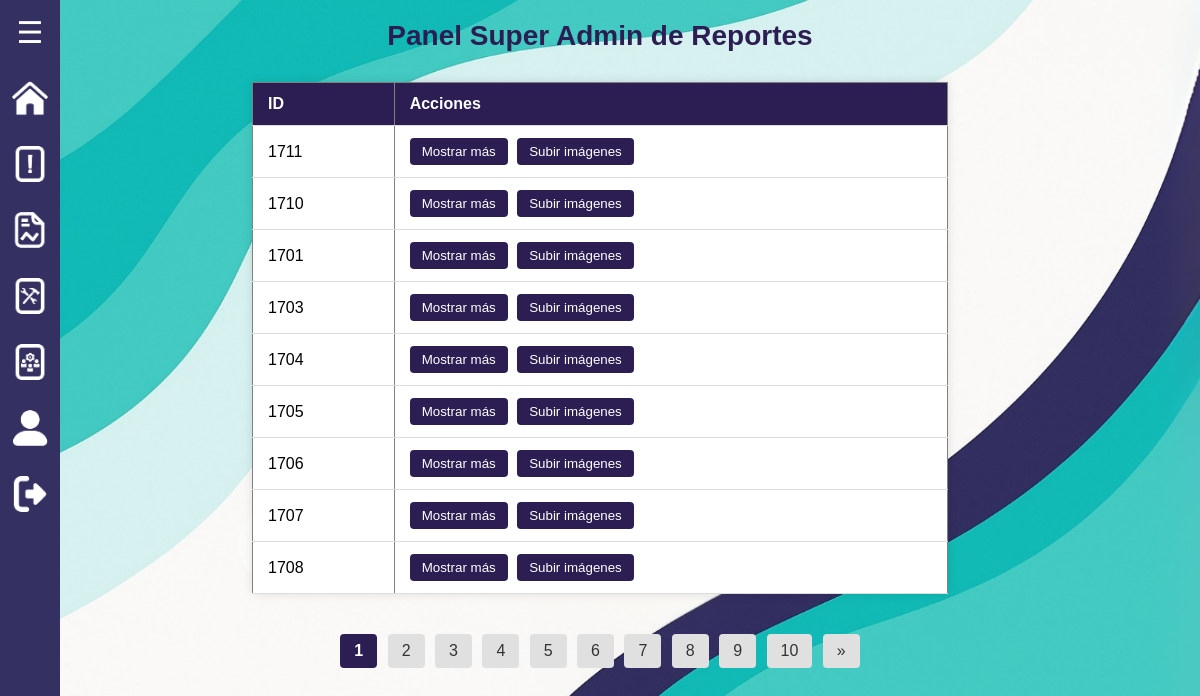
/roles/administrador_reportes/super_admin.php (signed in), run on the app's committed database.
### tables this page shows
CREATE TABLE `reportes` (
  `id` int(11) NOT NULL,
  `usuario_id` int(11) NOT NULL,
  `piso` int(11) NOT NULL,
  `habitacion` varchar(10) DEFAULT NULL,
  `reporte` text NOT NULL,
  `tipo_dano` varchar(255) NOT NULL,
  `fecha` timestamp NOT NULL DEFAULT current_timestamp(),
  `estado` varchar(50) DEFAULT 'Ingresada',
  `respuesta` text DEFAULT NULL,
  `fecha_creacion` datetime DEFAULT current_timestamp(),
  `fecha_respuesta` datetime DEFAULT NULL,
  `imagen_antes` longblob DEFAULT NULL,
  `imagen_despues` longblob DEFAULT NULL,
  `respondido_por` int(11) DEFAULT NULL
);

### roles/administrador_reportes/super_admin.php (the view, shortened to what this page needs)
<?php
require '../../php/conexion_be.php';
$porPagina = 9;
$pagina = isset($_GET['pagina']) ? (int)$_GET['pagina'] : 1;
$inicio = ($pagina - 1) * $porPagina;
$total = $conexion->query("SELECT COUNT(*) as total FROM reportes")->fetch_assoc()['total'];
$paginasTotales = ceil($total / $porPagina);
$resultado = $conexion->query("SELECT id, reporte FROM reportes ORDER BY fecha_creacion DESC LIMIT $inicio, $porPagina");
$bloque = 10;
$bloqueActual = ceil($pagina / $bloque);
$inicioBloque = ($bloqueActual - 1) * $bloque + 1;
$finBloque = min($inicioBloque + $bloque - 1, $paginasTotales);
?>
<!DOCTYPE html>
<html lang="es">
<head>
    <link rel="stylesheet" href="../../css/estilos.css">
    <link rel="stylesheet" href="../../css/super_admin.css">
</head>
<body>
    <?php include '../../menu_lateral/menu2.php'; ?>
    <h1>Panel Super Admin de Reportes</h1>
    <table border="1" cellpadding="10">
        <thead>
            <tr>
                <th>ID</th>
                <th>Acciones</th>
            </tr>
        </thead>
        <tbody>
            <?php while ($reporte = $resultado->fetch_assoc()): ?>
                <tr>
                    <td><?= $reporte['id'] ?></td>
                    <td>
                        <button onclick="mostrarContexto(<?= $reporte['id'] ?>)">Mostrar más</button>
                        <button onclick="abrirFormulario(<?= $reporte['id'] ?>)">Subir imágenes</button>
                    </td>
                </tr>
            <?php endwhile; ?>
        </tbody>
    </table>
<div class="paginacion">
    <?php for ($i = $inicioBloque; $i <= $finBloque; $i++): ?>
        <a href="?pagina=<?= $i ?>" class="<?= $i == $pagina ? 'activo' : '' ?>"><?= $i ?></a>
    <?php endfor; ?>
    <?php if ($finBloque < $paginasTotales): ?>
        <a href="?pagina=<?= $finBloque + 1 ?>">»</a>
    <?php endif; ?>
</div>
</body>
</html>

### css/estilos.css (style rules this page uses)
* { margin: 0; padding: 0; box-sizing: border-box; font-family: Arial, sans-serif; }
body { display: flex; }

### css/super_admin.css (style rules this page uses)
body { font-family: 'Segoe UI', sans-serif; background: url('../images/fondo_PC.png') no-repeat center center fixed; background-size: cover; background-color: #f4f6f8; margin: 0; padding: 20px; display: flex; flex-direction: column; align-items: center; }
h1 { text-align: center; color: #2C1E53; margin-bottom: 30px; font-size: 28px; width: 100%; }
table { width: 60%; border-collapse: collapse; background-color: #fff; box-shadow: 0 0 10px rgba(0,0,0,0.1); margin-bottom: 20px; }
th, td { padding: 12px 15px; text-align: left; border-bottom: 1px solid #ddd; }
th { background-color: #2C1E53; color: white; }
button { padding: 6px 12px; margin-right: 5px; background-color: #2C1E53; color: white; border: none; border-radius: 4px; cursor: pointer; }
.paginacion { text-align: center; margin-top: 20px; margin-bottom: 40px; width: 100%; }
.paginacion a { display: inline-block; padding: 8px 14px; margin: 0 3px; background-color: #e0e0e0; color: #333; text-decoration: none; border-radius: 4px; transition: background-color 0.3s; }
.paginacion a.activo { background-color: #2C1E53; color: white; font-weight: bold; }

### data on the page
reportes: id "1711"
reportes: id "1710"
reportes: id "1701"
reportes: id "1703"
reportes: id "1704"
reportes: id "1705"
reportes: id "1706"
reportes: id "1707"
reportes: id "1708"
